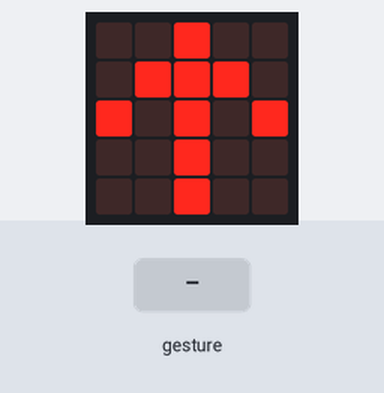
The program below on a simulated BBC micro:bit (MakeCode). Shown: the board's 5×5 LED display. Inputs (shaded band) come from the test bench. A tilt is held for 1.5 s and a shake lasts 1 s, then the board lies face up again.

Above: at 1.8 s.
1.9 s: gesture 'tilt left'
At 3.2 s:
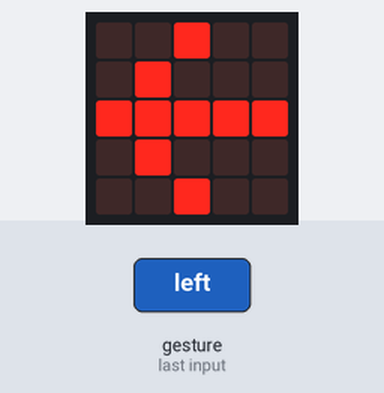
4.9 s: gesture 'screen down'
At 5.5 s:
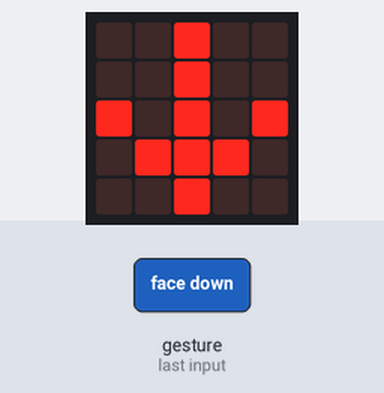
7.9 s: gesture 'tilt right'
At 8.9 s:
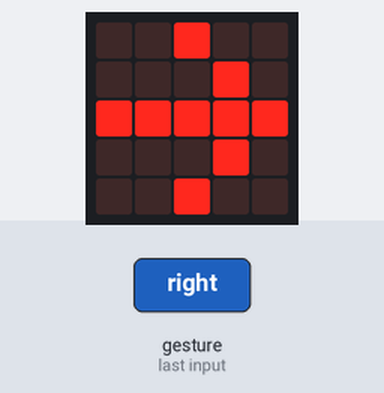
Timing chart, 0 to 10.9 s (numbered marks = the images above; inputs shaded):
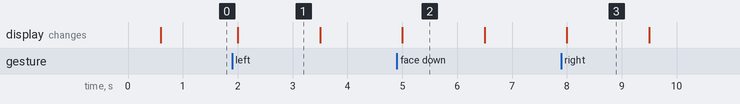

Measured:
- after the input at 1.9 s, the display: changes after 0.10 s (image 1)
- after the input at 4.9 s, the display: changes after 0.10 s (image 2)
- after the input at 7.9 s, the display: changes after 0.10 s (image 3)
- what the display in image 1 shows lasts 1.5 s, from 2.0 s to 3.5 s

The program:

main.ts
```typescript
input.onGesture(Gesture.ScreenUp, function () {
    basic.showLeds(`
        . . # . .
        . # # # .
        # . # . #
        . . # . .
        . . # . .
        `)
})
input.onGesture(Gesture.TiltLeft, function () {
    basic.showLeds(`
        . . # . .
        . # . . .
        # # # # #
        . # . . .
        . . # . .
        `)
})
input.onGesture(Gesture.ScreenDown, function () {
    basic.showLeds(`
        . . # . .
        . . # . .
        # . # . #
        . # # # .
        . . # . .
        `)
})
input.onGesture(Gesture.TiltRight, function () {
    basic.showLeds(`
        . . # . .
        . . . # .
        # # # # #
        . . . # .
        . . # . .
        `)
})
basic.showIcon(IconNames.Confused)
```

test.ts
```typescript
// testes vão aqui; isto não será compilado quando este pacote for usado como uma extensão.
```
